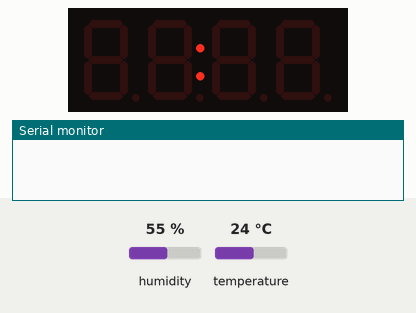
This sketch was run on a simulated ESP8266 (NodeMCU). On the bench: 4-digit seven-segment display, the last lines printed to the serial monitor. The inputs (shaded band) are chosen by the test bench; at power-on: humidity 55 %, temperature 24 °C. WiFi joins after 1.5 s; servers stay silent unless stated.

Above: at 0.1 s.
At 20.1 s:
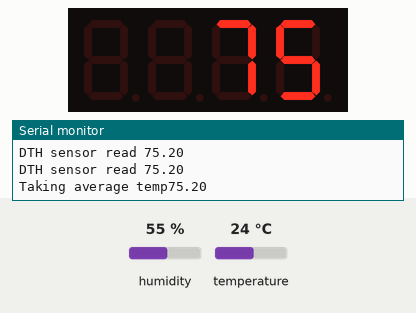

The sketch:

esp8266-thermostat-w-display.ino
```cpp
/* Started with Basic MQTT example */

#include <ESP8266WiFi.h>      //ESP library from http://github.com/esp8266/Arduino
#include <MQTT.h>
#include <PubSubClient.h>      // MQTT library from http://github.com/Imroy/pubsubclient
#include <DHT.h>      // DHT library from http://github.com/adafruit/DHT-sensor-library
// Written by ladyada, public domain
#include <Wire.h>

#include <Adafruit_LEDBackpack.h>
#include <Adafruit_GFX.h>

#define DHTPIN 2     // what pin we're connected to
#define VALUES 4
// Uncomment whatever type you're using!
#define DHTTYPE DHT11   // DHT 11
//#define DHTTYPE DHT22
//#define DHTTYPE DHT21   // DHT 21 (AM2301)

// Initialize DHT sensor for normal 16mhz Arduino
//DHT dht(DHTPIN, DHTTYPE);
// NOTE: For working with a faster chip, like an Arduino Due or Teensy, you
// might need to increase the threshold for cycle counts considered a 1 or 0.
// You can do this by passing a 3rd parameter for this threshold.  It's a bit
// of fiddling to find the right value, but in general the faster the CPU the
// higher the value.  The default for a 16mhz AVR is a value of 6.  For an
// Arduino Due that runs at 84mhz a value of 30 works.
// Example to initialize DHT sensor for ESP8266:
DHT dht(DHTPIN, DHTTYPE, 20);


const char *ssid =   "BRIDE OF ZOLTAR";      // cannot be longer than 32 characters!
const char *pass =   "xxxx";      //
long previousMillis = 0;      // Timer loop from http://www.arduino.cc/en/Tutorial/BlinkWithoutDelay
long interval = 5000;        //
IPAddress server(10, 0, 0, 5);    // Update these with values suitable for your network.
PubSubClient client(server);
Adafruit_7segment matrix = Adafruit_7segment();

void setup() {

  matrix.begin(0x70);
  matrix.clear();
  matrix.writeDisplay();
  // Setup console
  Serial.begin(115200);
  delay(10);
  Serial.println();
  Serial.println();
  dht.begin();
  WiFi.begin(ssid, pass);
  int tries = 0;
  while (WiFi.status() != WL_CONNECTED) {
    matrix.drawColon(true);
    matrix.writeDisplay();
    delay(250);
    matrix.drawColon(false);
    matrix.writeDisplay();
    delay(750);
  }
  Serial.println("WiFi connected");

}

float temps[VALUES];
int tempIdx = 0;

void loop() {
  client.loop();
  unsigned long currentMillis = millis();
  if (currentMillis - previousMillis > interval) {
    // Reading temperature or humidity takes about 250 milliseconds!
    // Sensor readings may also be up to 2 seconds 'old' (its a very slow sensor)
    float h = dht.readHumidity();
    // Read temperature as Celsius
    //float t = dht.readTemperature();
    // Read temperature as Fahrenheit
    float f = dht.readTemperature(true);
    // Check if any reads failed and exit early (to try again).
    if (isnan(h) || isnan(f)) {
      Serial.println("Failed to read from DHT sensor!");
      return;
    }

    Serial.print("DTH sensor read ");
    Serial.println(f);
    temps[tempIdx] = f;


    if (tempIdx == VALUES - 1) {
      float temp;
      Serial.print("Taking average temp");
      for (int i = 0; i < VALUES; i++) {
        temp += temps[i];
      }
      temp /= VALUES;
      Serial.println(temp);
      client.publish("m_bed/temperature", String(temp));
      client.publish("m_bed/humidity", String(h));
      matrix.print((int)temp);
      matrix.writeDisplay();
      tempIdx = 0;
    }
    previousMillis = currentMillis;
    tempIdx++;
  }
}
```
